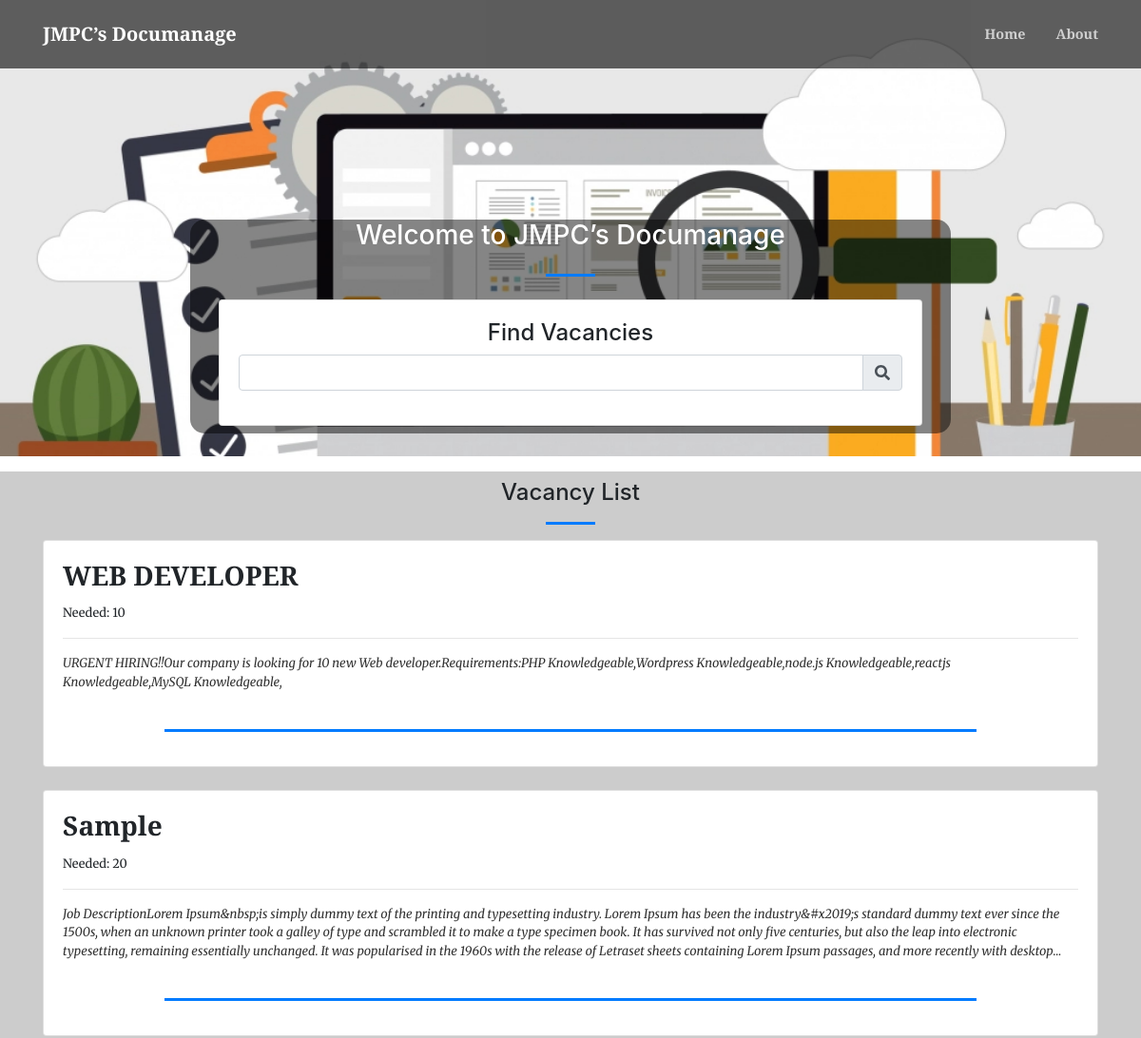
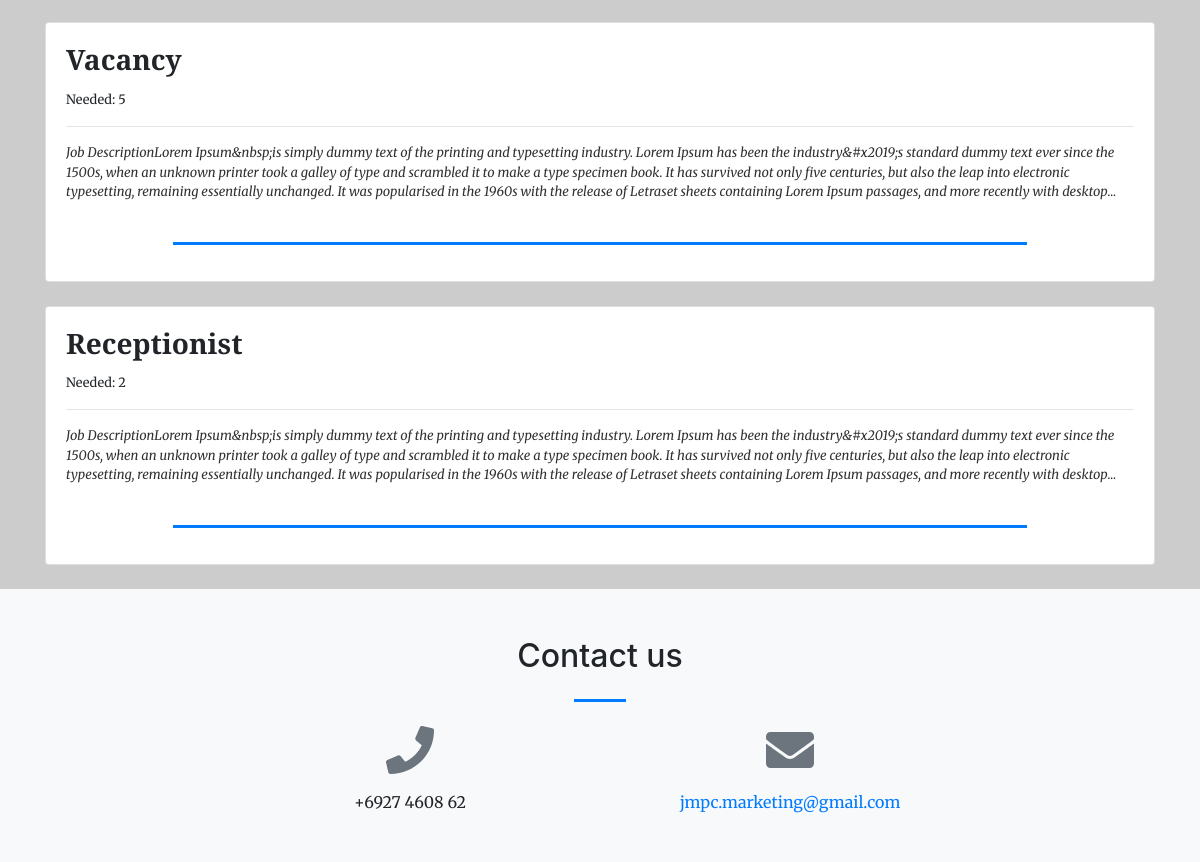
The page / on the database its author committed (2 pictures, top to bottom).
### tables this page shows
CREATE TABLE `vacancy` (
  `id` int(30) NOT NULL,
  `position` varchar(200) NOT NULL,
  `availability` int(30) NOT NULL,
  `description` text NOT NULL,
  `status` tinyint(1) NOT NULL DEFAULT 1,
  `date_created` datetime NOT NULL DEFAULT current_timestamp()
);

### home.php (the view, shortened to what this page needs)
<?php
include 'admin/db_connect.php';
?>
        <header class="masthead">
            <div class="container-fluid h-100">
                <div class="row h-100 align-items-center justify-content-center text-center">
                    <div class="col-lg-8 align-self-end mb-4 page-title">
                    	<h3 class="text-white">Welcome to <?php echo $_SESSION['setting_name']; ?></h3>
                        <hr class="divider my-4" />
                    <div class="col-md-12 mb-2 text-left">
                        <div class="card">
                            <div class="card-body">
                                  <h4 class="text-center">Find Vacancies</h4>
                               <div class="form-group">
                                   <div class="input-group">
                                       <input type="text" class="form-control" id="filter">
                                       <div class="input-group-append">
                                           <span class="input-group-text"><i class="fa fa-search"></i></span>
                                       </div>
                                   </div>
                               </div>
                            </div>
                        </div>
                    </div>
                    </div>
                </div>
            </div>
        </header>
        <section id="list">
            <div class="container mt-3 pt-2">
                <h4 class="text-center">Vacancy List</h4>
                <hr class="divider">
                <?php
                $vacancy = $conn->query("SELECT * FROM vacancy order by date(date_created) desc ");
                while($row = $vacancy->fetch_assoc()):
                    $trans = get_html_translation_table(HTML_ENTITIES,ENT_QUOTES);
                    unset($trans["\""], $trans["<"], $trans[">"], $trans["<h2"]);
                    $desc = strtr(html_entity_decode($row['description']),$trans);
                    $desc=str_replace(array("<li>","</li>"), array("",","), $desc);
                ?>
                <div class="card vacancy-list" data-id="<?php echo $row['id'] ?>">
                    <div class="card-body">
                        <h3><b class="filter-txt"><?php echo $row['position'] ?></b></h3>
                        <span><small>Needed: <?php echo $row['availability'] ?></small></span>
                        <hr>
                        <larger class="truncate filter-txt"><?php echo strip_tags($desc) ?></larger>
                        <br>
                        <hr class="divider"  style="max-width: calc(80%)">
                    </div>
                </div>
                <br>
                <?php endwhile; ?>
            </div>
        </section>

### home.php (style rules this page uses)
.vacancy-list { cursor: pointer; }

### rows shown on the page
vacancy: position "WEB DEVELOPER", availability "10", description "URGENT HIRING!!Our company is looking for 10 new Web developer.Requirements:PHP Knowledgeable,Wordpress Knowledgeable,node.js Knowledgeable,reactjs Knowledgeable,MySQL Knowledgeable,"
vacancy: position "Sample", availability "20", description "Job DescriptionLorem Ipsum&nbsp;is simply dummy text of the printing and typesetting industry. Lorem Ipsum has been the industry&#x2019;s standard dummy text ever since the 1500s, when an unknown printer took a galley of type and scrambled it to make a type specimen book. It has survived not only five centuries, but also the leap into electronic typesetting, remaining essentially unchanged. It was popularised in the 1960s with the release of Letraset sheets containing Lorem Ipsum passages, and more recently with…"
vacancy: position "Vacancy", availability "5", description "Job DescriptionLorem Ipsum&nbsp;is simply dummy text of the printing and typesetting industry. Lorem Ipsum has been the industry&#x2019;s standard dummy text ever since the 1500s, when an unknown printer took a galley of type and scrambled it to make a type specimen book. It has survived not only five centuries, but also the leap into electronic typesetting, remaining essentially unchanged. It was popularised in the 1960s with the release of Letraset sheets containing Lorem Ipsum passages, and more recently with…"
vacancy: position "Receptionist", availability "2", description "Job DescriptionLorem Ipsum&nbsp;is simply dummy text of the printing and typesetting industry. Lorem Ipsum has been the industry&#x2019;s standard dummy text ever since the 1500s, when an unknown printer took a galley of type and scrambled it to make a type specimen book. It has survived not only five centuries, but also the leap into electronic typesetting, remaining essentially unchanged. It was popularised in the 1960s with the release of Letraset sheets containing Lorem Ipsum passages, and more recently with…"

### other values the page prints
$_SESSION['setting_name'] "JMPC’s Documanage"
$_SESSION['setting_contact'] "+6927 4608 62"
$_SESSION['setting_email'] "jmpc.marketing@gmail.com"
